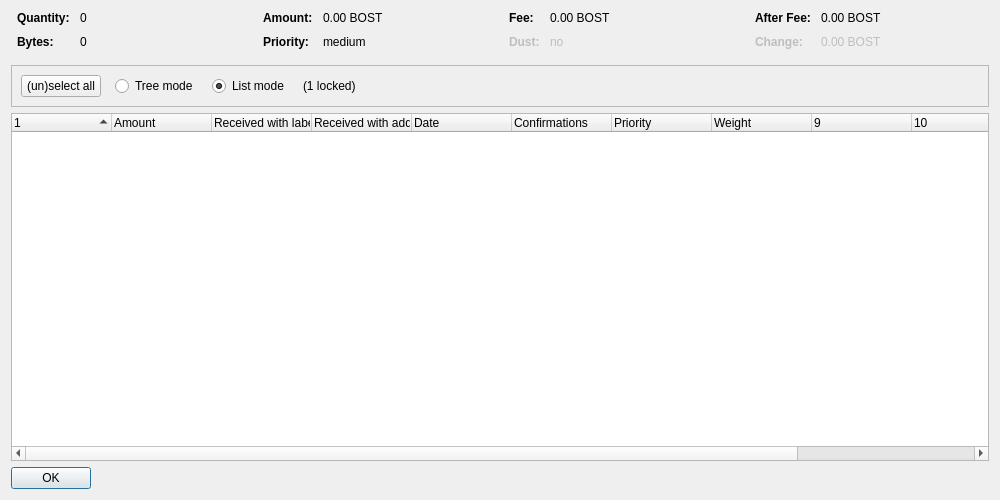
<?xml version="1.0" encoding="UTF-8"?>
<ui version="4.0">
 <class>CoinControlDialog</class>
 <widget class="QDialog" name="CoinControlDialog">
  <property name="geometry">
   <rect>
    <x>0</x>
    <y>0</y>
    <width>1000</width>
    <height>500</height>
   </rect>
  </property>
  <property name="windowTitle">
   <string>Coin Selection</string>
  </property>
  <layout class="QVBoxLayout" name="verticalLayout">
   <item>
    <layout class="QHBoxLayout" name="horizontalLayoutTop" stretch="0,0,0,0">
     <property name="topMargin">
      <number>0</number>
     </property>
     <property name="bottomMargin">
      <number>10</number>
     </property>
     <item>
      <layout class="QFormLayout" name="formLayoutCoinControl1">
       <property name="horizontalSpacing">
        <number>10</number>
       </property>
       <property name="verticalSpacing">
        <number>10</number>
       </property>
       <property name="leftMargin">
        <number>6</number>
       </property>
       <property name="rightMargin">
        <number>6</number>
       </property>
       <item row="0" column="0">
        <widget class="QLabel" name="labelCoinControlQuantityText">
         <property name="font">
          <font>
           <weight>75</weight>
           <bold>true</bold>
          </font>
         </property>
         <property name="text">
          <string>Quantity:</string>
         </property>
        </widget>
       </item>
       <item row="0" column="1">
        <widget class="QLabel" name="labelCoinControlQuantity">
         <property name="cursor">
          <cursorShape>IBeamCursor</cursorShape>
         </property>
         <property name="contextMenuPolicy">
          <enum>Qt::ActionsContextMenu</enum>
         </property>
         <property name="text">
          <string notr="true">0</string>
         </property>
         <property name="textInteractionFlags">
          <set>Qt::LinksAccessibleByMouse|Qt::TextSelectableByKeyboard|Qt::TextSelectableByMouse</set>
         </property>
        </widget>
       </item>
       <item row="1" column="0">
        <widget class="QLabel" name="labelCoinControlBytesText">
         <property name="font">
          <font>
           <weight>75</weight>
           <bold>true</bold>
          </font>
         </property>
         <property name="text">
          <string>Bytes:</string>
         </property>
        </widget>
       </item>
       <item row="1" column="1">
        <widget class="QLabel" name="labelCoinControlBytes">
         <property name="cursor">
          <cursorShape>IBeamCursor</cursorShape>
         </property>
         <property name="contextMenuPolicy">
          <enum>Qt::ActionsContextMenu</enum>
         </property>
         <property name="text">
          <string notr="true">0</string>
         </property>
         <property name="textInteractionFlags">
          <set>Qt::LinksAccessibleByMouse|Qt::TextSelectableByKeyboard|Qt::TextSelectableByMouse</set>
         </property>
        </widget>
       </item>
      </layout>
     </item>
     <item>
      <layout class="QFormLayout" name="formLayoutCoinControl2">
       <property name="horizontalSpacing">
        <number>10</number>
       </property>
       <property name="verticalSpacing">
        <number>10</number>
       </property>
       <property name="leftMargin">
        <number>6</number>
       </property>
       <property name="rightMargin">
        <number>6</number>
       </property>
       <item row="0" column="0">
        <widget class="QLabel" name="labelCoinControlAmountText">
         <property name="font">
          <font>
           <weight>75</weight>
           <bold>true</bold>
          </font>
         </property>
         <property name="text">
          <string>Amount:</string>
         </property>
        </widget>
       </item>
       <item row="0" column="1">
        <widget class="QLabel" name="labelCoinControlAmount">
         <property name="cursor">
          <cursorShape>IBeamCursor</cursorShape>
         </property>
         <property name="contextMenuPolicy">
          <enum>Qt::ActionsContextMenu</enum>
         </property>
         <property name="text">
          <string notr="true">0.00 BOST</string>
         </property>
         <property name="textInteractionFlags">
          <set>Qt::LinksAccessibleByMouse|Qt::TextSelectableByKeyboard|Qt::TextSelectableByMouse</set>
         </property>
        </widget>
       </item>
       <item row="1" column="0">
        <widget class="QLabel" name="labelCoinControlPriorityText">
         <property name="font">
          <font>
           <weight>75</weight>
           <bold>true</bold>
          </font>
         </property>
         <property name="text">
          <string>Priority:</string>
         </property>
        </widget>
       </item>
       <item row="1" column="1">
        <widget class="QLabel" name="labelCoinControlPriority">
         <property name="cursor">
          <cursorShape>IBeamCursor</cursorShape>
         </property>
         <property name="contextMenuPolicy">
          <enum>Qt::ActionsContextMenu</enum>
         </property>
         <property name="text">
          <string notr="true">medium</string>
         </property>
         <property name="textInteractionFlags">
          <set>Qt::LinksAccessibleByMouse|Qt::TextSelectableByKeyboard|Qt::TextSelectableByMouse</set>
         </property>
        </widget>
       </item>
      </layout>
     </item>
     <item>
      <layout class="QFormLayout" name="formLayoutCoinControl3">
       <property name="horizontalSpacing">
        <number>10</number>
       </property>
       <property name="verticalSpacing">
        <number>10</number>
       </property>
       <property name="leftMargin">
        <number>6</number>
       </property>
       <property name="rightMargin">
        <number>6</number>
       </property>
       <item row="0" column="0">
        <widget class="QLabel" name="labelCoinControlFeeText">
         <property name="font">
          <font>
           <weight>75</weight>
           <bold>true</bold>
          </font>
         </property>
         <property name="text">
          <string>Fee:</string>
         </property>
        </widget>
       </item>
       <item row="0" column="1">
        <widget class="QLabel" name="labelCoinControlFee">
         <property name="cursor">
          <cursorShape>IBeamCursor</cursorShape>
         </property>
         <property name="contextMenuPolicy">
          <enum>Qt::ActionsContextMenu</enum>
         </property>
         <property name="text">
          <string notr="true">0.00 BOST</string>
         </property>
         <property name="textInteractionFlags">
          <set>Qt::LinksAccessibleByMouse|Qt::TextSelectableByKeyboard|Qt::TextSelectableByMouse</set>
         </property>
        </widget>
       </item>
       <item row="1" column="0">
        <widget class="QLabel" name="labelCoinControlLowOutputText">
         <property name="enabled">
          <bool>false</bool>
         </property>
         <property name="font">
          <font>
           <weight>75</weight>
           <bold>true</bold>
          </font>
         </property>
         <property name="text">
          <string>Dust:</string>
         </property>
        </widget>
       </item>
       <item row="1" column="1">
        <widget class="QLabel" name="labelCoinControlLowOutput">
         <property name="enabled">
          <bool>false</bool>
         </property>
         <property name="cursor">
          <cursorShape>IBeamCursor</cursorShape>
         </property>
         <property name="contextMenuPolicy">
          <enum>Qt::ActionsContextMenu</enum>
         </property>
         <property name="text">
          <string notr="true">no</string>
         </property>
         <property name="textInteractionFlags">
          <set>Qt::LinksAccessibleByMouse|Qt::TextSelectableByKeyboard|Qt::TextSelectableByMouse</set>
         </property>
        </widget>
       </item>
      </layout>
     </item>
     <item>
      <layout class="QFormLayout" name="formLayoutCoinControl4">
       <property name="horizontalSpacing">
        <number>10</number>
       </property>
       <property name="verticalSpacing">
        <number>10</number>
       </property>
       <property name="leftMargin">
        <number>6</number>
       </property>
       <property name="rightMargin">
        <number>6</number>
       </property>
       <item row="0" column="0">
        <widget class="QLabel" name="labelCoinControlAfterFeeText">
         <property name="font">
          <font>
           <weight>75</weight>
           <bold>true</bold>
          </font>
         </property>
         <property name="text">
          <string>After Fee:</string>
         </property>
        </widget>
       </item>
       <item row="0" column="1">
        <widget class="QLabel" name="labelCoinControlAfterFee">
         <property name="cursor">
          <cursorShape>IBeamCursor</cursorShape>
         </property>
         <property name="contextMenuPolicy">
          <enum>Qt::ActionsContextMenu</enum>
         </property>
         <property name="text">
          <string notr="true">0.00 BOST</string>
         </property>
         <property name="textInteractionFlags">
          <set>Qt::LinksAccessibleByMouse|Qt::TextSelectableByKeyboard|Qt::TextSelectableByMouse</set>
         </property>
        </widget>
       </item>
       <item row="1" column="0">
        <widget class="QLabel" name="labelCoinControlChangeText">
         <property name="enabled">
          <bool>false</bool>
         </property>
         <property name="font">
          <font>
           <weight>75</weight>
           <bold>true</bold>
          </font>
         </property>
         <property name="text">
          <string>Change:</string>
         </property>
        </widget>
       </item>
       <item row="1" column="1">
        <widget class="QLabel" name="labelCoinControlChange">
         <property name="enabled">
          <bool>false</bool>
         </property>
         <property name="cursor">
          <cursorShape>IBeamCursor</cursorShape>
         </property>
         <property name="contextMenuPolicy">
          <enum>Qt::ActionsContextMenu</enum>
         </property>
         <property name="text">
          <string notr="true">0.00 BOST</string>
         </property>
         <property name="textInteractionFlags">
          <set>Qt::LinksAccessibleByMouse|Qt::TextSelectableByKeyboard|Qt::TextSelectableByMouse</set>
         </property>
        </widget>
       </item>
      </layout>
     </item>
    </layout>
   </item>
   <item>
    <widget class="QFrame" name="frame">
     <property name="minimumSize">
      <size>
       <width>0</width>
       <height>40</height>
      </size>
     </property>
     <property name="frameShape">
      <enum>QFrame::StyledPanel</enum>
     </property>
     <property name="frameShadow">
      <enum>QFrame::Sunken</enum>
     </property>
     <layout class="QHBoxLayout" name="horizontalLayout">
      <item>
       <layout class="QHBoxLayout" name="horizontalLayoutPanel" stretch="0,0,0,0,0">
        <property name="spacing">
         <number>14</number>
        </property>
        <item>
         <widget class="QPushButton" name="pushButtonSelectAll">
          <property name="sizePolicy">
           <sizepolicy hsizetype="Maximum" vsizetype="Fixed">
            <horstretch>0</horstretch>
            <verstretch>0</verstretch>
           </sizepolicy>
          </property>
          <property name="text">
           <string>(un)select all</string>
          </property>
          <property name="autoDefault">
           <bool>false</bool>
          </property>
         </widget>
        </item>
        <item>
         <widget class="QRadioButton" name="radioTreeMode">
          <property name="sizePolicy">
           <sizepolicy hsizetype="Maximum" vsizetype="Fixed">
            <horstretch>0</horstretch>
            <verstretch>0</verstretch>
           </sizepolicy>
          </property>
          <property name="text">
           <string>Tree mode</string>
          </property>
         </widget>
        </item>
        <item>
         <widget class="QRadioButton" name="radioListMode">
          <property name="sizePolicy">
           <sizepolicy hsizetype="Maximum" vsizetype="Fixed">
            <horstretch>0</horstretch>
            <verstretch>0</verstretch>
           </sizepolicy>
          </property>
          <property name="text">
           <string>List mode</string>
          </property>
          <property name="checked">
           <bool>true</bool>
          </property>
         </widget>
        </item>
        <item>
         <widget class="QLabel" name="labelLocked">
          <property name="text">
           <string notr="true">(1 locked)</string>
          </property>
         </widget>
        </item>
        <item>
         <spacer name="horizontalSpacer">
          <property name="orientation">
           <enum>Qt::Horizontal</enum>
          </property>
          <property name="sizeHint" stdset="0">
           <size>
            <width>40</width>
            <height>20</height>
           </size>
          </property>
         </spacer>
        </item>
       </layout>
      </item>
     </layout>
    </widget>
   </item>
   <item>
    <widget class="CoinControlTreeWidget" name="treeWidget">
     <property name="contextMenuPolicy">
      <enum>Qt::CustomContextMenu</enum>
     </property>
     <property name="sortingEnabled">
      <bool>false</bool>
     </property>
     <property name="columnCount">
      <number>12</number>
     </property>
     <attribute name="headerShowSortIndicator" stdset="0">
      <bool>true</bool>
     </attribute>
     <attribute name="headerStretchLastSection">
      <bool>false</bool>
     </attribute>
     <column>
      <property name="text">
       <string/>
      </property>
     </column>
     <column>
      <property name="text">
       <string>Amount</string>
      </property>
     </column>
     <column>
      <property name="text">
       <string>Received with label</string>
      </property>
     </column>
     <column>
      <property name="text">
       <string>Received with address</string>
      </property>
     </column>
     <column>
      <property name="text">
       <string>Date</string>
      </property>
     </column>
     <column>
      <property name="text">
       <string>Confirmations</string>
      </property>
      <property name="toolTip">
       <string>Confirmed</string>
      </property>
     </column>
     <column>
      <property name="text">
       <string>Priority</string>
      </property>
     </column>
     <column>
      <property name="text">
       <string>Weight</string>
      </property>
     </column>
     <column>
      <property name="text">
       <string/>
      </property>
     </column>
     <column>
      <property name="text">
       <string/>
      </property>
     </column>
     <column>
      <property name="text">
       <string/>
      </property>
     </column>
     <column>
      <property name="text">
       <string/>
      </property>
     </column>
     <column>
      <property name="text">
       <string/>
      </property>
     </column>
    </widget>
   </item>
   <item>
    <widget class="QDialogButtonBox" name="buttonBox">
     <property name="sizePolicy">
      <sizepolicy hsizetype="Maximum" vsizetype="Fixed">
       <horstretch>0</horstretch>
       <verstretch>0</verstretch>
      </sizepolicy>
     </property>
     <property name="orientation">
      <enum>Qt::Horizontal</enum>
     </property>
     <property name="standardButtons">
      <set>QDialogButtonBox::Ok</set>
     </property>
    </widget>
   </item>
  </layout>
 </widget>
 <customwidgets>
  <customwidget>
   <class>CoinControlTreeWidget</class>
   <extends>QTreeWidget</extends>
   <header>coincontroltreewidget.h</header>
  </customwidget>
 </customwidgets>
 <resources/>
 <connections/>
</ui>
